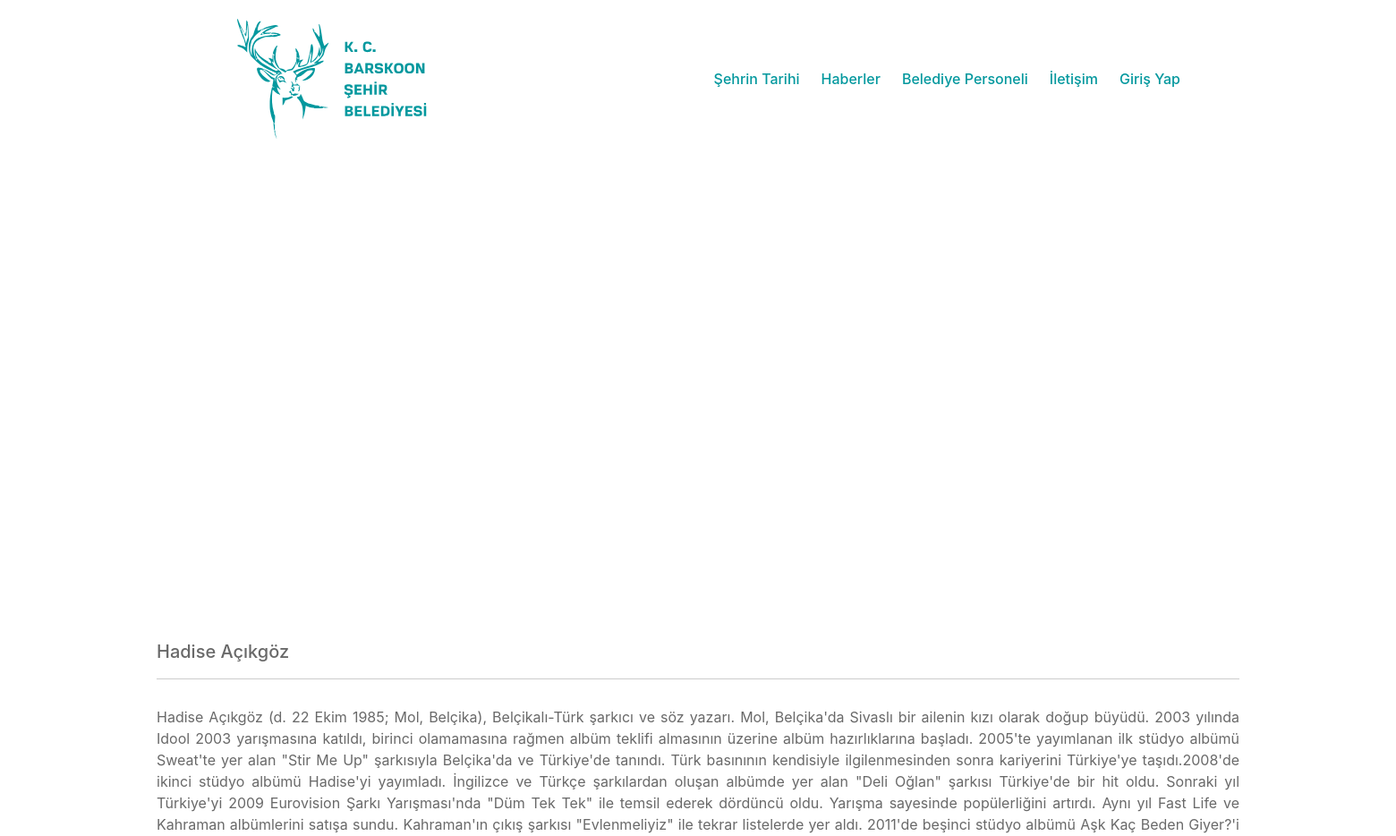
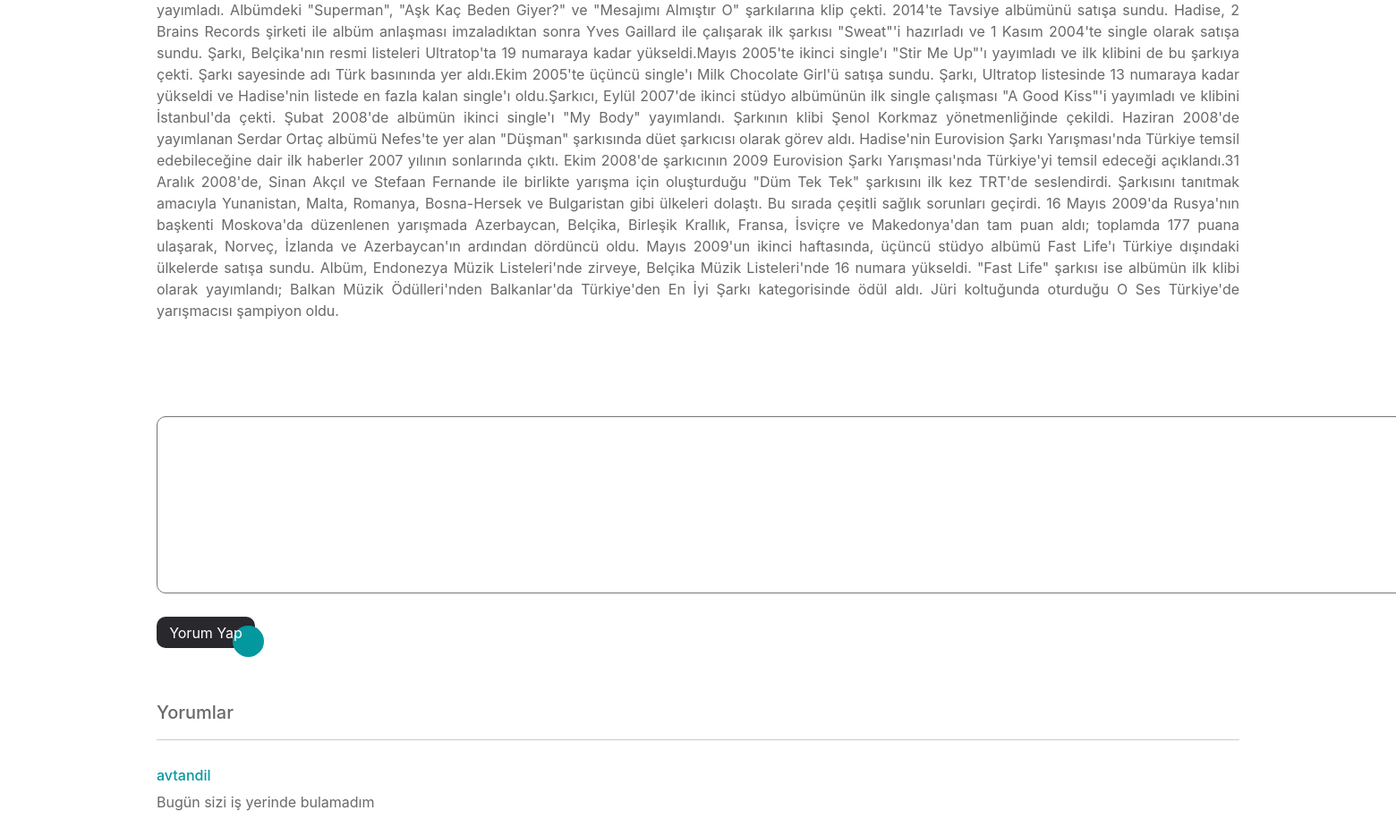
The app's page /person/3 with its own data (2 pictures, top to bottom).
### main/models.py (models this page shows)
class Employee(models.Model):
    name = models.CharField(max_length=40)
    age = models.CharField(max_length=10)
    job_position = models.CharField(max_length=100)
    picture_url = models.CharField(max_length=255)
    second_picture = models.CharField(max_length=255)
    info = models.CharField(max_length=100000)

### person/models.py (models this page shows)
class CommentPerson(models.Model):
    username = models.ForeignKey(User, on_delete=models.CASCADE)
    name = models.ForeignKey(Employee, on_delete=models.CASCADE)
    comment = models.TextField(max_length=500)

### person/views.py (the view)
# urls.py: path('<int:person_id>', views.person_page, name='person_page')
def person_page(request, person_id):
    person = Employee.objects.get(id=person_id)
    user = request.user.username
    if request.method == 'POST':
        form = CommentPersonForm(request.POST)
        if form.is_valid():
            com = CommentPerson(username=request.user, name=person, comment=request.POST['comment'])
            com.save()
    form = CommentPersonForm()
    comments = CommentPerson.objects.all().filter(name=person).order_by('-id')[:10]
    context = {'person': person, 'user': person, 'form': form, 'comments': comments}
    return render(request, 'person/person_page.html', context)

### person/forms.py
class CommentPersonForm(ModelForm):
    class Meta:
        model = CommentPerson
        fields = ['comment']
        widgets = {
            'comment': Textarea(attrs={
                'style': "border-radius: 10px; resize: none;",
                'cols': "158",
                'rows': "8"
            })
        }

### person/templates/person/person_page.html (shortened to what this page needs)
{%extends 'base.html'%}
{%load static%}
{%block style%}
    <link rel="stylesheet" href="{%static 'person/person.css'%}">
{%endblock%}
{%block content%}
    <div class="wrapper ad">
    </div>
    <div class="header_empl">
        <h5>{{ person.name }}</h5>
    </div>
    <div class="news_text">
        <p style="text-align: justify">{{ person.info }}</p>
    </div>
    <div class="card-body">
    {% if user %}
        <div class="comment-class">
            <form method="POST" class="header_empl">
                <div class="add_comment">
                    <div class="comment_text">
                        {{form.comment}}
                    </div>
                    <div>
                        <button type="submit" class="button-86">Yorum Yap</button>
                    </div>
                </div>
            </form>
        </div>
    {% else %}
        <div><a href="{% url 'login' %}">Giriş Yap</a></div>
    {% endif %}
    <div class="header_empl">
        <h5>Yorumlar</h5>
    </div>
    <div class="">
        {% for com in comments %}
        <div class="user-comments">
            <h6>{{com.username.username}}</h6>
            <p class="">{{ com.comment }}</p>
        </div>
        {% endfor %}
    </div>
</div>
{%endblock%}

### person/static/person/person.css (style rules this page uses)
.header_empl { width: 1210px; border-bottom: rgba(0, 0, 0, 0.2) solid 1px; margin: 40px auto 30px auto; padding-bottom: 10px; }
.header_empl > h5 { color: dimgray; }
.wrapper { height: 500px; }
.ad { overflow: hidden; display: block; justify-content: center; align-items: center; }
.news_text { width: 1210px; margin: 20px auto 20px auto; padding-bottom: 10px; color: dimgray; }
.button-86 { margin-left: 400px; all: unset; width: 70px; height: 15px; font-size: 16px; background: transparent; border: none; position: relative; color: white; cursor: pointer; z-index: 1; padding: 10px 20px; display: flex; align-items: center; justify-content: center; white-space: nowrap; user-select: none; -webkit-user-select: none; touch-action: manipulation; }
.button-86::after, .button-86::before { content: ''; position: absolute; bottom: 0; right: 0; z-index: -99999; transition: all .4s; }
.button-86::before { transform: translate(0%, 0%); width: 100%; height: 100%; background: #28282d; border-radius: 10px; }
.button-86::after { transform: translate(10px, 10px); width: 35px; height: 35px; background: #03989E; backdrop-filter: blur(5px); -webkit-backdrop-filter: blur(5px); border-radius: 50px; }
.comment-class { margin-bottom: 50px; }
.comment-class > form { border-bottom: #03989E; }
.user-comments { width: 1210px; margin: 0px auto 0px auto; padding-bottom: 0px; color: dimgray; }
.user-comments > h6 { color: #03989E; }
.comment_text { margin-bottom: 20px; }

### records on screen
Employee: name "Hadise Açıkgöz", info "Hadise Açıkgöz (d. 22 Ekim 1985; Mol, Belçika), Belçikalı-Türk şarkıcı ve söz yazarı. Mol, Belçika'da Sivaslı bir ailenin kızı olarak doğup büyüdü. 2003 yılında Idool 2003 yarışmasına katıldı, birinci olamamasına rağmen albüm teklifi almasının üzerine albüm hazırlıklarına başladı. 2005'te yayımlanan ilk stüdyo albümü Sweat'te yer alan \"Stir Me Up\" şarkısıyla Belçika'da ve Türkiye'de tanındı. Türk basınının kendisiyle ilgilenmesinden sonra kariyerini Türkiye'ye taşıdı.2008'de ikinci stüdyo albümü Hadise'yi yayımladı. İngilizce ve Türkçe şarkılardan oluşan albümde yer alan \"Deli Oğlan\" şarkısı Türkiye'de bir hit oldu. Sonraki yıl Türkiye'yi 2009 Eurovision Şarkı Yarışması'nda \"Düm Tek Tek\"…"
CommentPerson: username.username "avtandil", comment "Bugün sizi iş yerinde bulamadım"
